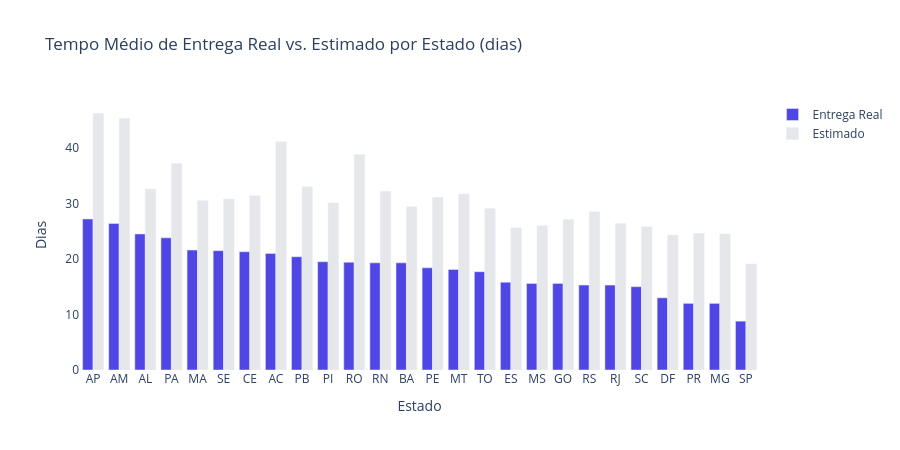

Notebook source saved alongside this figure:
### Markdown cell above
## 8. Análise de Tempo de Entrega

### Code cell
query_entrega = """
SELECT
    cu.customer_state AS estado,
    ROUND(AVG(
        JULIANDAY(o.order_delivered_customer_date) -
        JULIANDAY(o.order_purchase_timestamp)
    ), 1) AS dias_entrega_real,
    ROUND(AVG(
        JULIANDAY(o.order_estimated_delivery_date) -
        JULIANDAY(o.order_purchase_timestamp)
    ), 1) AS dias_entrega_estimado,
    COUNT(*) AS pedidos
FROM orders o
JOIN customers cu ON o.customer_id = cu.customer_id
WHERE o.order_status = 'delivered'
  AND o.order_delivered_customer_date IS NOT NULL
GROUP BY estado
HAVING pedidos >= 50
ORDER BY dias_entrega_real DESC
"""

entrega = pd.read_sql(query_entrega, conn)
entrega['atraso_medio'] = entrega['dias_entrega_real'] - entrega['dias_entrega_estimado']

fig = go.Figure()

fig.add_trace(go.Bar(
    name='Entrega Real', x=entrega['estado'],
    y=entrega['dias_entrega_real'], marker_color='#4f46e5'
))
fig.add_trace(go.Bar(
    name='Estimado', x=entrega['estado'],
    y=entrega['dias_entrega_estimado'], marker_color='#e5e7eb'
))

fig.update_layout(
    barmode='group',
    title='Tempo Médio de Entrega Real vs. Estimado por Estado (dias)',
    xaxis_title='Estado', yaxis_title='Dias',
    height=450, plot_bgcolor='white', paper_bgcolor='white'
)
fig.show()

media_geral = pd.read_sql("""
    SELECT ROUND(AVG(
        JULIANDAY(order_delivered_customer_date) -
        JULIANDAY(order_purchase_timestamp)
    ), 1) AS media FROM orders
    WHERE order_status='delivered' AND order_delivered_customer_date IS NOT NULL
""", conn)['media'].iloc[0]

print(f"⏱️  Tempo médio de entrega geral: {media_geral} dias")
antecipados = (entrega['atraso_medio'] < 0).sum()
print(f"✅ {antecipados}/{len(entrega)} estados entregam antes do prazo estimado em média")

### Figure 1 — Plotly figure (JSON) as saved in the notebook; plotly's stock layout.template omitted (floating-point values rounded to 4 significant figures)
{"data": [{"marker": {"color": "#4f46e5"}, "name": "Entrega Real", "type": "bar", "x": ["AP", "AM", "AL", "PA", "MA", "SE", "CE", "AC", "PB", "PI", "RO", "RN", "BA", "PE", "MT", "TO", "ES", "MS", "GO", "RS", "RJ", "SC", "DF", "PR", "MG", "SP"], "y": [27.2, 26.4, 24.5, 23.8, 21.6, 21.5, 21.3, 21.0, 20.4, 19.5, 19.4, 19.3, 19.3, 18.4, 18.1, 17.7, 15.8, 15.6, 15.6, 15.3, 15.3, 15.0, 13.0, 12.0, 12.0, 8.8]}, {"marker": {"color": "#e5e7eb"}, "name": "Estimado", "type": "bar", "x": ["AP", "AM", "AL", "PA", "MA", "SE", "CE", "AC", "PB", "PI", "RO", "RN", "BA", "PE", "MT", "TO", "ES", "MS", "GO", "RS", "RJ", "SC", "DF", "PR", "MG", "SP"], "y": [46.2, 45.3, 32.6, 37.2, 30.5, 30.8, 31.4, 41.1, 33.0, 30.1, 38.8, 32.2, 29.4, 31.1, 31.7, 29.1, 25.6, 26.0, 27.1, 28.5, 26.4, 25.8, 24.3, 24.6, 24.5, 19.1]}], "layout": {"barmode": "group", "height": 450, "paper_bgcolor": "white", "plot_bgcolor": "white", "title": {"text": "Tempo Médio de Entrega Real vs. Estimado por Estado (dias)"}, "xaxis": {"title": {"text": "Estado"}}, "yaxis": {"title": {"text": "Dias"}}}}
